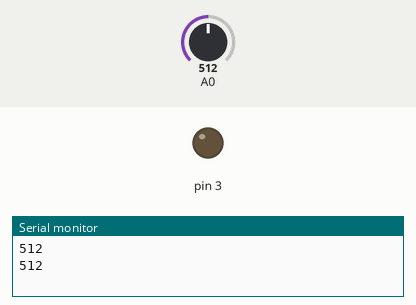
Simulated run of this sketch. Board: Arduino Uno, built with avr-gcc and run on an emulated ATmega328P. On the bench: output pins drawn as LEDs (lit = HIGH), the last lines printed to the serial monitor. The test bench sets the inputs (shaded band); at power-on: A0 = 512.

Above: at 2.8 s.
2.9 s: A0 set to 192
4.4 s: A0 set to 159
At 5.6 s:
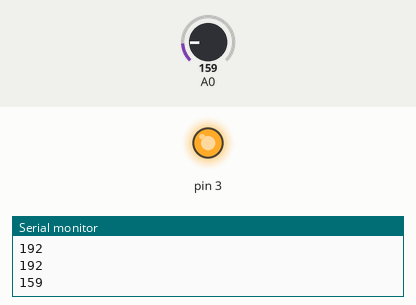
6.5 s: A0 set to 184
At 8.2 s:
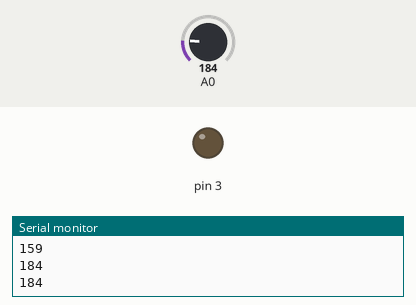
8.5 s: A0 set to 164
At 9.8 s:
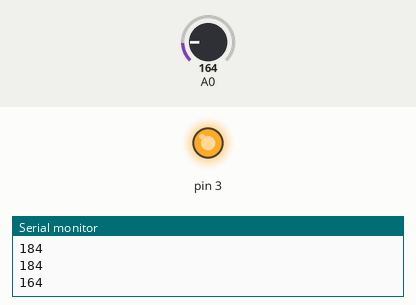
Timing chart, 0 to 11.5 s (numbered marks = the images above; inputs shaded):
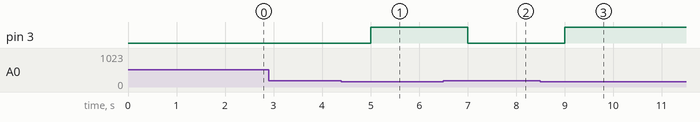

The sketch:

sensor_analogico.ino
```cpp
void setup()
{
  pinMode(3, OUTPUT);
  pinMode(A0, INPUT);
  Serial.begin(9600);
}

void loop()
{
  delay(1000);
  int valorLido = analogRead(A0);
  Serial.println(valorLido);

  if(valorLido<174){
    digitalWrite(3, HIGH);
  }else{
    digitalWrite(3, LOW);
  }

}
```

Measured:
- the behaviour switches between 174 and 173 on A0 (found by bisection; images 0 and 1)
- after the input at 4.4 s, pin 3: LOW → HIGH after 0.60 s
- after the input at 6.5 s, pin 3: HIGH → LOW after 0.50 s
- after the input at 8.5 s, pin 3: LOW → HIGH after 0.50 s
